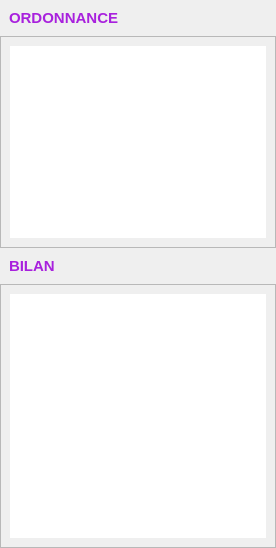
                                <widget class="QFrame" name="frame_25">
                                 <property name="minimumSize">
                                  <size>
                                   <width>0</width>
                                   <height>400</height>
                                  </size>
                                 </property>
                                 <property name="frameShape">
                                  <enum>QFrame::NoFrame</enum>
                                 </property>
                                 <property name="frameShadow">
                                  <enum>QFrame::Raised</enum>
                                 </property>
                                 <layout class="QVBoxLayout" name="verticalLayout_17">
                                  <property name="spacing">
                                   <number>0</number>
                                  </property>
                                  <property name="leftMargin">
                                   <number>0</number>
                                  </property>
                                  <property name="topMargin">
                                   <number>0</number>
                                  </property>
                                  <property name="rightMargin">
                                   <number>0</number>
                                  </property>
                                  <property name="bottomMargin">
                                   <number>0</number>
                                  </property>
                                  <item>
                                   <widget class="QFrame" name="frame_28">
                                    <property name="maximumSize">
                                     <size>
                                      <width>16777215</width>
                                      <height>36</height>
                                     </size>
                                    </property>
                                    <property name="frameShape">
                                     <enum>QFrame::NoFrame</enum>
                                    </property>
                                    <property name="frameShadow">
                                     <enum>QFrame::Raised</enum>
                                    </property>
                                    <layout class="QHBoxLayout" name="horizontalLayout_23">
                                     <item>
                                      <widget class="QLabel" name="label_25">
                                       <property name="font">
                                        <font>
                                         <pointsize>11</pointsize>
                                         <weight>75</weight>
                                         <bold>true</bold>
                                        </font>
                                       </property>
                                       <property name="styleSheet">
                                        <string notr="true">color: rgb(168, 33, 221);</string>
                                       </property>
                                       <property name="text">
                                        <string>ORDONNANCE</string>
                                       </property>
                                      </widget>
                                     </item>
                                    </layout>
                                   </widget>
                                  </item>
                                  <item>
                                   <widget class="QFrame" name="frame_29">
                                    <property name="frameShape">
                                     <enum>QFrame::NoFrame</enum>
                                    </property>
                                    <property name="frameShadow">
                                     <enum>QFrame::Raised</enum>
                                    </property>
                                    <layout class="QVBoxLayout" name="verticalLayout_18">
                                     <property name="spacing">
                                      <number>0</number>
                                     </property>
                                     <property name="leftMargin">
                                      <number>0</number>
                                     </property>
                                     <property name="topMargin">
                                      <number>0</number>
                                     </property>
                                     <property name="rightMargin">
                                      <number>0</number>
                                     </property>
                                     <property name="bottomMargin">
                                      <number>0</number>
                                     </property>
                                     <item>
                                      <widget class="QFrame" name="frame_33">
                                       <property name="minimumSize">
                                        <size>
                                         <width>0</width>
                                         <height>200</height>
                                        </size>
                                       </property>
                                       <property name="frameShape">
                                        <enum>QFrame::StyledPanel</enum>
                                       </property>
                                       <property name="frameShadow">
                                        <enum>QFrame::Raised</enum>
                                       </property>
                                       <layout class="QHBoxLayout" name="horizontalLayout_27">
                                        <item>
                                         <widget class="QTableWidget" name="tableOrdonnance">
                                          <property name="minimumSize">
                                           <size>
                                            <width>0</width>
                                            <height>140</height>
                                           </size>
                                          </property>
                                          <property name="styleSheet">
                                           <string notr="true"> QHeaderView::section {
     background-color: rgb(36, 156, 200);
     padding-left: 4px;
	height: 40px;
	border: none;
 }
 
 QHeaderView::section:checked
 {
 }

QTableView::item{
color: rgb(0, 0, 0);
}

QTableView::item:selected {
    background-color: #a0a0ff;
    color: black;
}</string>
                                          </property>
                                          <property name="frameShape">
                                           <enum>QFrame::NoFrame</enum>
                                          </property>
                                          <property name="frameShadow">
                                           <enum>QFrame::Plain</enum>
                                          </property>
                                          <property name="autoScroll">
                                           <bool>true</bool>
                                          </property>
                                          <property name="alternatingRowColors">
                                           <bool>true</bool>
                                          </property>
                                          <property name="selectionBehavior">
                                           <enum>QAbstractItemView::SelectRows</enum>
                                          </property>
                                          <property name="showGrid">
                                           <bool>false</bool>
                                          </property>
                                         </widget>
                                        </item>
                                       </layout>
                                      </widget>
                                     </item>
                                     <item>
                                      <widget class="QFrame" name="frame_30">
                                       <property name="minimumSize">
                                        <size>
                                         <width>0</width>
                                         <height>300</height>
                                        </size>
                                       </property>
                                       <property name="frameShape">
                                        <enum>QFrame::NoFrame</enum>
                                       </property>
                                       <property name="frameShadow">
                                        <enum>QFrame::Raised</enum>
                                       </property>
                                       <layout class="QVBoxLayout" name="verticalLayout_19">
                                        <property name="spacing">
                                         <number>0</number>
                                        </property>
                                        <property name="leftMargin">
                                         <number>0</number>
                                        </property>
                                        <property name="topMargin">
                                         <number>0</number>
                                        </property>
                                        <property name="rightMargin">
                                         <number>0</number>
                                        </property>
                                        <property name="bottomMargin">
                                         <number>0</number>
                                        </property>
                                        <item>
                                         <widget class="QFrame" name="frame_31">
                                          <property name="maximumSize">
                                           <size>
                                            <width>16777215</width>
                                            <height>36</height>
                                           </size>
                                          </property>
                                          <property name="frameShape">
                                           <enum>QFrame::NoFrame</enum>
                                          </property>
                                          <property name="frameShadow">
                                           <enum>QFrame::Raised</enum>
                                          </property>
                                          <layout class="QHBoxLayout" name="horizontalLayout_24">
                                           <item>
                                            <widget class="QLabel" name="label_26">
                                             <property name="font">
                                              <font>
                                               <pointsize>11</pointsize>
                                               <weight>75</weight>
                                               <bold>true</bold>
                                              </font>
                                             </property>
                                             <property name="styleSheet">
                                              <string notr="true">color: rgb(168, 33, 221);</string>
                                             </property>
                                             <property name="text">
                                              <string>BILAN</string>
                                             </property>
                                            </widget>
                                           </item>
                                          </layout>
                                         </widget>
                                        </item>
                                        <item>
                                         <widget class="QFrame" name="frame_32">
                                          <property name="frameShape">
                                           <enum>QFrame::StyledPanel</enum>
                                          </property>
                                          <property name="frameShadow">
                                           <enum>QFrame::Raised</enum>
                                          </property>
                                          <layout class="QHBoxLayout" name="horizontalLayout_25">
                                           <item>
                                            <widget class="QTableWidget" name="tableBilan">
                                             <property name="minimumSize">
                                              <size>
                                               <width>0</width>
                                               <height>140</height>
                                              </size>
                                             </property>
                                             <property name="styleSheet">
                                              <string notr="true"> QHeaderView::section {
     background-color: rgb(36, 156, 200);
     padding-left: 4px;
	height: 40px;
	border: none;
 }
 
 QHeaderView::section:checked
 {
 }

QTableView::item{
color: rgb(0, 0, 0);
}

QTableView::item:selected {
    background-color: #a0a0ff;
    color: black;
}</string>
                                             </property>
                                             <property name="frameShape">
                                              <enum>QFrame::NoFrame</enum>
                                             </property>
                                             <property name="frameShadow">
                                              <enum>QFrame::Plain</enum>
                                             </property>
                                             <property name="autoScroll">
                                              <bool>true</bool>
                                             </property>
                                             <property name="alternatingRowColors">
                                              <bool>true</bool>
                                             </property>
                                             <property name="selectionBehavior">
                                              <enum>QAbstractItemView::SelectRows</enum>
                                             </property>
                                             <property name="showGrid">
                                              <bool>false</bool>
                                             </property>
                                            </widget>
                                           </item>
                                          </layout>
                                         </widget>
                                        </item>
                                       </layout>
                                      </widget>
                                     </item>
                                    </layout>
                                   </widget>
                                  </item>
                                 </layout>
                                </widget>
